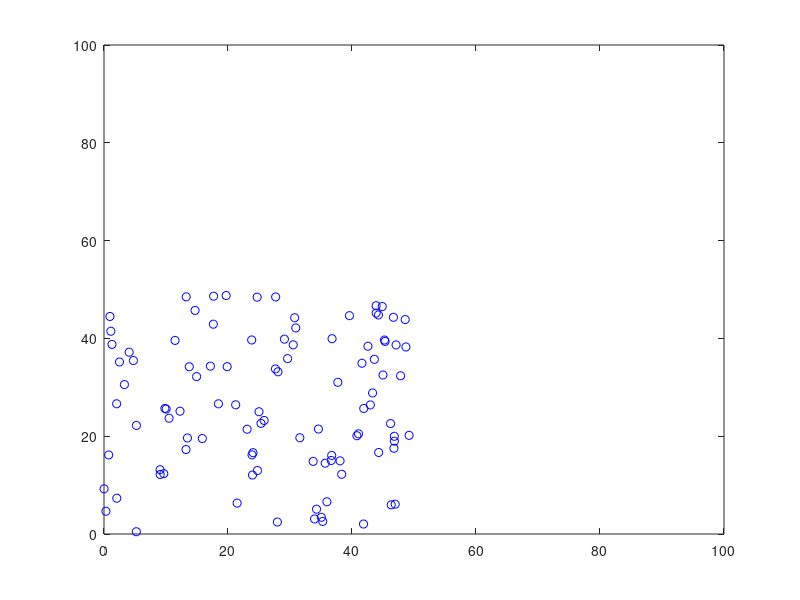

Reproduce this figure in MATLAB. (Note: this script raises an error after producing the figure.)
% Code by Chris McMurrough
% Swarm formation and collision avoidance simulation using potential fields

% Store the movie frame index for simulation video
frameNum = 1;

% For this example, vehicle(1) is the leader. All others follow while 
% avoiding eachother
numVehicles = 100;
vehiclePositions = [25 25; (50*(rand(numVehicles,2)-0.5))+ 25]; 
numVehicles = size(vehiclePositions);
vehicleVelocity = zeros(size(vehiclePositions));

% define the minimum distance between vehicles
proximity = 10;

% define the minimum distance from obstacles
Obstacleproximity = 10;

% define an acceptable distance to the goal
goalProximity = 2;

% store the environment points
world = [100,100];
             
% define the gains
K = 0.05;
KVehicle = K;
KLeader = K;
KObstacle = 2*K;
KGoal = K;
% define the seconds per iteration
T = 1;

% define the local minima detection variables
minimaCounter = 0;
minimaTimeout = 100;
minimaForce = 0.01; 

% preallocate space to store the force components for each vehicle
forces = zeros(size(vehiclePositions));

% store the distance of a point to a given object
r = 0;

% store the velocity components of a given vehicle
vx = 0;
vy = 0;

% make initial plot
plot(vehiclePositions(:,1),vehiclePositions(:,2),['b','o']);
axis([0,world(1,1),0,world(1,2)]);
hold on;

% get the obstacles
obstacles = ginput;
numObstacles = size(obstacles);
numObstacles = numObstacles(1);

% plot obstacles before setting waypoints
plot(obstacles(:,1),obstacles(:,2),['r','o']);
plot(vehiclePositions(1,1),vehiclePositions(1,2),['g','o']);
pause(1);
hold off;

% get the waypoints
waypoints = ginput;
numWaypoints = size(waypoints);
numWaypoints = numWaypoints(1);
waypointIndex = 1;

while waypointIndex <= numWaypoints
    
    % check for local minima
    % start the counter if the last force was too small   
    if sum(abs(forces(1,:))) < minimaForce
        minimaCounter = minimaCounter + 1;
    else
        minimaCounter = 0;
    end
    % if the minima counter has timed out, elect a new leader
    if minimaCounter > minimaTimeout
        % select the new leader as the vehicle with greatest net force
        [Y,I] = max(abs(forces(:,1)) + abs(forces(:,2)));
        % swap the current leader and the newly elected leader
        temp = vehiclePositions(1,:);
        vehiclePositions(1,:) = vehiclePositions(I,:);
        vehiclePositions(I,:) = temp;
    end
    
    forces(:,:) = 0;
    forces(:,:) = 0;
    % calculate the goal attractive force components
    for i = 1:1
        x1 = vehiclePositions(i,1);
        x2 = waypoints(waypointIndex,1);
        y1 = vehiclePositions(i,2);
        y2 = waypoints(waypointIndex,2);
        r = (x2-x1)^2 + (y2-y1)^2;
        r = sqrt(r);
        % if you are within range of the goal, incrememnt the waypoint
        % counter
        if r < goalProximity
            waypointIndex = waypointIndex + 1;
        end
        if x2 > x1
            forces(i,1) = forces(i,1) + KGoal*r*cos(atan((y2-y1)/(x2-x1)));
            forces(i,2) = forces(i,2) + KGoal*r*sin(atan((y2-y1)/(x2-x1)));
        else
            forces(i,1) = forces(i,1) - KGoal*r*cos(atan((y2-y1)/(x2-x1)));
            forces(i,2) = forces(i,2) - KGoal*r*sin(atan((y2-y1)/(x2-x1)));
        end

    end
    % calculate the obstacle repulsive force components
    for i = 1:numVehicles
        for j = 1:numObstacles
            x1 = vehiclePositions(i,1);
            x2 = obstacles(j,1);
            y1 = vehiclePositions(i,2);
            y2 = obstacles(j,2);
            r = (x2-x1)^2 + (y2-y1)^2;
            r = sqrt(r);
            if r < proximity 
                if x2 > x1
                    forces(i,1) = forces(i,1) - KObstacle*(Obstacleproximity-r)^2*cos(atan((y2-y1)/(x2-x1)));
                    forces(i,2) = forces(i,2) - KObstacle*(Obstacleproximity-r)^2*sin(atan((y2-y1)/(x2-x1)));
                else
                    forces(i,1) = forces(i,1) + KObstacle*(Obstacleproximity-r)^2*cos(atan((y2-y1)/(x2-x1)));
                    forces(i,2) = forces(i,2) + KObstacle*(Obstacleproximity-r)^2*sin(atan((y2-y1)/(x2-x1)));
                end
            end
        end
    end
    % calculate the vehicle on vehicle force components
    % the leader is not affected by others, so start iteration at 2
    for i = 2:numVehicles
        for j = 1:numVehicles
            if i ~= j
                x1 = vehiclePositions(i,1);
                x2 = vehiclePositions(j,1);
                y1 = vehiclePositions(i,2);
                y2 = vehiclePositions(j,2);
                r = (x2-x1)^2 + (y2-y1)^2;
                r = sqrt(r);
                % the leader exerts an attractive force on others 
                if j == 1
                    if r < proximity
                        if x2 > x1
                            forces(i,1) = forces(i,1) - KLeader*(proximity-r)^2*cos(atan((y2-y1)/(x2-x1)));
                            forces(i,2) = forces(i,2) - KLeader*(proximity-r)^2*sin(atan((y2-y1)/(x2-x1)));
                        else
                            forces(i,1) = forces(i,1) + KLeader*(proximity-r)^2*cos(atan((y2-y1)/(x2-x1)));
                            forces(i,2) = forces(i,2) + KLeader*(proximity-r)^2*sin(atan((y2-y1)/(x2-x1)));
                        end
                    else
                        if x2 > x1
                            forces(i,1) = forces(i,1) + KLeader*r*cos(atan((y2-y1)/(x2-x1)));
                            forces(i,2) = forces(i,2) + KLeader*r*sin(atan((y2-y1)/(x2-x1)));
                        else
                            forces(i,1) = forces(i,1) - KLeader*r*cos(atan((y2-y1)/(x2-x1)));
                            forces(i,2) = forces(i,2) - KLeader*r*sin(atan((y2-y1)/(x2-x1)));
                        end
                    end
                else
                    if r < proximity
                        if x2 > x1
                            forces(i,1) = forces(i,1) - KVehicle*(proximity-r)^2*cos(atan((y2-y1)/(x2-x1)));
                            forces(i,2) = forces(i,2) - KVehicle*(proximity-r)^2*sin(atan((y2-y1)/(x2-x1)));
                        else
                            forces(i,1) = forces(i,1) + KVehicle*(proximity-r)^2*cos(atan((y2-y1)/(x2-x1)));
                            forces(i,2) = forces(i,2) + KVehicle*(proximity-r)^2*sin(atan((y2-y1)/(x2-x1)));
                        end
                    %else
                        %if x2 > x1
                        %    forces(i,1) = forces(i,1) + KVehicle*r*cos(atan((y2-y1)/(x2-x1)));
                        %    forces(i,2) = forces(i,2) + KVehicle*r*sin(atan((y2-y1)/(x2-x1)));
                        %else
                        %    forces(i,1) = forces(i,1) - KVehicle*r*cos(atan((y2-y1)/(x2-x1)));
                        %    forces(i,2) = forces(i,2) - KVehicle*r*sin(atan((y2-y1)/(x2-x1)));
                        %end
                    end
                end
            end
        end
    end
    
    % update velocities and positions using kinematic equations
    % d = v0t + 1/2at^2
    % v = v0 + at
    %forces(1,:) = [0 0];
    for i = 1:numVehicles
        vehiclePositions(i,1) = vehiclePositions(i,1) * T + 0.5 * forces(i,1) * T^2;
        vehiclePositions(i,2) = vehiclePositions(i,2) * T + 0.5 * forces(i,2) * T^2;
        vehicleVelocity(i,1) = vehicleVelocity(i,1) + forces(i,1) * T;
        vehicleVelocity(i,2) = vehicleVelocity(i,2) + forces(i,2) * T;
    end
   
    % plot all of the vehicle positions, waypoints, and obstacles
    plot(vehiclePositions(:,1),vehiclePositions(:,2),['b','o']);
    axis([0,world(1,1),0,world(1,2)]); 
    hold on;
    plot(obstacles(:,1),obstacles(:,2),['black','o']);
    plot(vehiclePositions(1,1),vehiclePositions(1,2),['g','*']);
    plot(waypoints(:,1),waypoints(:,2),['r','+']);
    pause(0.001);
    hold off;
    MOVIE(frameNum) = getframe;
    frameNum = frameNum + 1;
end

% save the movie file
movie2avi(MOVIE,'movie.avi','compression','Cinepak', 'fps', 60)